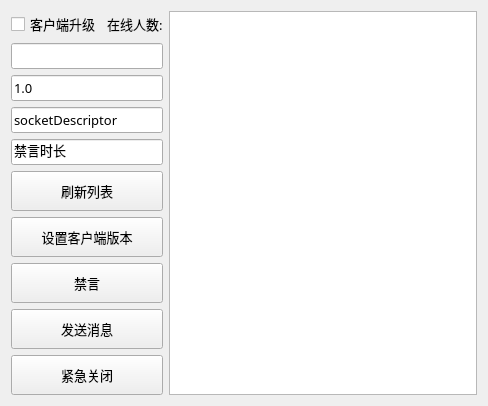
<?xml version="1.0" encoding="UTF-8"?>
<ui version="4.0">
 <class>ChatServerWidget</class>
 <widget class="QWidget" name="ChatServerWidget">
  <property name="geometry">
   <rect>
    <x>0</x>
    <y>0</y>
    <width>488</width>
    <height>385</height>
   </rect>
  </property>
  <property name="font">
   <font>
    <family>YaHei Consolas Hybrid</family>
    <pointsize>10</pointsize>
   </font>
  </property>
  <property name="windowTitle">
   <string>ChatServerWidget</string>
  </property>
  <property name="styleSheet">
   <string notr="true"/>
  </property>
  <layout class="QGridLayout" name="gridLayout">
   <item row="8" column="0" colspan="2">
    <widget class="QPushButton" name="pushButton">
     <property name="minimumSize">
      <size>
       <width>0</width>
       <height>40</height>
      </size>
     </property>
     <property name="font">
      <font>
       <family>YaHei Consolas Hybrid</family>
       <pointsize>10</pointsize>
      </font>
     </property>
     <property name="text">
      <string>发送消息</string>
     </property>
    </widget>
   </item>
   <item row="0" column="2" rowspan="10">
    <widget class="QListWidget" name="lstOnline"/>
   </item>
   <item row="0" column="0">
    <widget class="QCheckBox" name="checkBox">
     <property name="text">
      <string>客户端升级</string>
     </property>
    </widget>
   </item>
   <item row="4" column="0" colspan="2">
    <widget class="QLineEdit" name="txtGagTime">
     <property name="text">
      <string>禁言时长</string>
     </property>
    </widget>
   </item>
   <item row="0" column="1">
    <widget class="QLabel" name="lblOnlineNumber">
     <property name="text">
      <string>在线人数:</string>
     </property>
    </widget>
   </item>
   <item row="7" column="0" colspan="2">
    <widget class="QPushButton" name="pushButton_4">
     <property name="minimumSize">
      <size>
       <width>0</width>
       <height>40</height>
      </size>
     </property>
     <property name="text">
      <string>禁言</string>
     </property>
    </widget>
   </item>
   <item row="3" column="0" colspan="2">
    <widget class="QLineEdit" name="txtDes">
     <property name="text">
      <string>socketDescriptor</string>
     </property>
    </widget>
   </item>
   <item row="9" column="0" colspan="2">
    <widget class="QPushButton" name="pushButton_2">
     <property name="minimumSize">
      <size>
       <width>0</width>
       <height>40</height>
      </size>
     </property>
     <property name="font">
      <font>
       <family>YaHei Consolas Hybrid</family>
       <pointsize>10</pointsize>
      </font>
     </property>
     <property name="text">
      <string>紧急关闭</string>
     </property>
    </widget>
   </item>
   <item row="6" column="0" colspan="2">
    <widget class="QPushButton" name="pushButton_3">
     <property name="minimumSize">
      <size>
       <width>0</width>
       <height>40</height>
      </size>
     </property>
     <property name="text">
      <string>设置客户端版本</string>
     </property>
    </widget>
   </item>
   <item row="1" column="0" colspan="2">
    <widget class="QLineEdit" name="txtMessage">
     <property name="minimumSize">
      <size>
       <width>0</width>
       <height>0</height>
      </size>
     </property>
     <property name="font">
      <font>
       <family>YaHei Consolas Hybrid</family>
       <pointsize>10</pointsize>
      </font>
     </property>
    </widget>
   </item>
   <item row="2" column="0" colspan="2">
    <widget class="QLineEdit" name="lineEdit">
     <property name="text">
      <string>1.0</string>
     </property>
    </widget>
   </item>
   <item row="5" column="0" colspan="2">
    <widget class="QPushButton" name="pushButton_5">
     <property name="minimumSize">
      <size>
       <width>0</width>
       <height>40</height>
      </size>
     </property>
     <property name="text">
      <string>刷新列表</string>
     </property>
    </widget>
   </item>
  </layout>
 </widget>
 <layoutdefault spacing="6" margin="11"/>
 <resources/>
 <connections/>
</ui>
